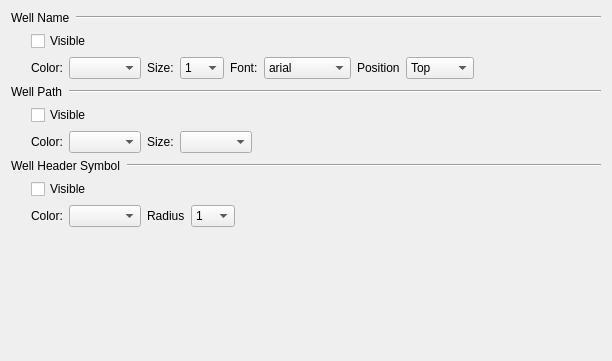
<?xml version="1.0" encoding="UTF-8"?>
<ui version="4.0">
 <class>CXPageWellVis3D</class>
 <widget class="QWidget" name="CXPageWellVis3D">
  <property name="geometry">
   <rect>
    <x>0</x>
    <y>0</y>
    <width>612</width>
    <height>361</height>
   </rect>
  </property>
  <property name="windowTitle">
   <string>Form</string>
  </property>
  <layout class="QGridLayout" name="gridLayout_5">
   <item row="7" column="0">
    <spacer name="verticalSpacer">
     <property name="orientation">
      <enum>Qt::Vertical</enum>
     </property>
     <property name="sizeHint" stdset="0">
      <size>
       <width>20</width>
       <height>40</height>
      </size>
     </property>
    </spacer>
   </item>
   <item row="6" column="0">
    <layout class="QGridLayout" name="gridLayout_4">
     <item row="2" column="3">
      <widget class="QLabel" name="m_WellSymbolSize">
       <property name="sizePolicy">
        <sizepolicy hsizetype="Fixed" vsizetype="Fixed">
         <horstretch>0</horstretch>
         <verstretch>0</verstretch>
        </sizepolicy>
       </property>
       <property name="text">
        <string>Radius</string>
       </property>
      </widget>
     </item>
     <item row="1" column="0">
      <spacer name="horizontalSpacer_7">
       <property name="orientation">
        <enum>Qt::Horizontal</enum>
       </property>
       <property name="sizeType">
        <enum>QSizePolicy::Fixed</enum>
       </property>
       <property name="sizeHint" stdset="0">
        <size>
         <width>20</width>
         <height>20</height>
        </size>
       </property>
      </spacer>
     </item>
     <item row="2" column="2">
      <widget class="CXButtonColorEdit" name="m_cbbSymbolColor">
       <property name="sizePolicy">
        <sizepolicy hsizetype="Preferred" vsizetype="Fixed">
         <horstretch>0</horstretch>
         <verstretch>0</verstretch>
        </sizepolicy>
       </property>
      </widget>
     </item>
     <item row="1" column="1" colspan="2">
      <widget class="QCheckBox" name="m_cbSymbolVisible">
       <property name="text">
        <string>Visible</string>
       </property>
      </widget>
     </item>
     <item row="2" column="5">
      <spacer name="horizontalSpacer">
       <property name="orientation">
        <enum>Qt::Horizontal</enum>
       </property>
       <property name="sizeHint" stdset="0">
        <size>
         <width>40</width>
         <height>20</height>
        </size>
       </property>
      </spacer>
     </item>
     <item row="2" column="1">
      <widget class="QLabel" name="m_WellSymbolColor">
       <property name="sizePolicy">
        <sizepolicy hsizetype="Fixed" vsizetype="Fixed">
         <horstretch>0</horstretch>
         <verstretch>0</verstretch>
        </sizepolicy>
       </property>
       <property name="text">
        <string>Color:</string>
       </property>
      </widget>
     </item>
     <item row="2" column="4">
      <widget class="QComboBox" name="m_cbbSymbolRadius">
       <property name="sizePolicy">
        <sizepolicy hsizetype="Preferred" vsizetype="Fixed">
         <horstretch>0</horstretch>
         <verstretch>0</verstretch>
        </sizepolicy>
       </property>
       <item>
        <property name="text">
         <string>1</string>
        </property>
       </item>
       <item>
        <property name="text">
         <string>2</string>
        </property>
       </item>
       <item>
        <property name="text">
         <string>3</string>
        </property>
       </item>
       <item>
        <property name="text">
         <string>4</string>
        </property>
       </item>
       <item>
        <property name="text">
         <string>5</string>
        </property>
       </item>
       <item>
        <property name="text">
         <string>6</string>
        </property>
       </item>
       <item>
        <property name="text">
         <string>7</string>
        </property>
       </item>
       <item>
        <property name="text">
         <string>8</string>
        </property>
       </item>
       <item>
        <property name="text">
         <string>9</string>
        </property>
       </item>
       <item>
        <property name="text">
         <string>10</string>
        </property>
       </item>
       <item>
        <property name="text">
         <string>13</string>
        </property>
       </item>
       <item>
        <property name="text">
         <string>15</string>
        </property>
       </item>
       <item>
        <property name="text">
         <string>20</string>
        </property>
       </item>
      </widget>
     </item>
    </layout>
   </item>
   <item row="5" column="0">
    <layout class="QHBoxLayout" name="horizontalLayout_6">
     <item>
      <widget class="QLabel" name="m_WellHead">
       <property name="sizePolicy">
        <sizepolicy hsizetype="Fixed" vsizetype="Fixed">
         <horstretch>0</horstretch>
         <verstretch>0</verstretch>
        </sizepolicy>
       </property>
       <property name="text">
        <string>Well Header Symbol</string>
       </property>
      </widget>
     </item>
     <item>
      <widget class="Line" name="line_3">
       <property name="sizePolicy">
        <sizepolicy hsizetype="Expanding" vsizetype="Fixed">
         <horstretch>0</horstretch>
         <verstretch>0</verstretch>
        </sizepolicy>
       </property>
       <property name="orientation">
        <enum>Qt::Horizontal</enum>
       </property>
      </widget>
     </item>
    </layout>
   </item>
   <item row="4" column="0">
    <layout class="QGridLayout" name="gridLayout">
     <item row="1" column="1">
      <widget class="QLabel" name="m_PathColor">
       <property name="sizePolicy">
        <sizepolicy hsizetype="Fixed" vsizetype="Fixed">
         <horstretch>0</horstretch>
         <verstretch>0</verstretch>
        </sizepolicy>
       </property>
       <property name="text">
        <string>Color:</string>
       </property>
      </widget>
     </item>
     <item row="1" column="3">
      <widget class="QLabel" name="m_PathSize">
       <property name="sizePolicy">
        <sizepolicy hsizetype="Fixed" vsizetype="Fixed">
         <horstretch>0</horstretch>
         <verstretch>0</verstretch>
        </sizepolicy>
       </property>
       <property name="text">
        <string>Size:</string>
       </property>
      </widget>
     </item>
     <item row="1" column="2">
      <widget class="CXButtonColorEdit" name="m_cbbPathColor"/>
     </item>
     <item row="1" column="4">
      <widget class="CXLineWidthListCombBox" name="m_cbbPathSize"/>
     </item>
     <item row="1" column="5">
      <spacer name="horizontalSpacer_2">
       <property name="orientation">
        <enum>Qt::Horizontal</enum>
       </property>
       <property name="sizeHint" stdset="0">
        <size>
         <width>40</width>
         <height>20</height>
        </size>
       </property>
      </spacer>
     </item>
     <item row="0" column="0">
      <spacer name="horizontalSpacer_4">
       <property name="orientation">
        <enum>Qt::Horizontal</enum>
       </property>
       <property name="sizeType">
        <enum>QSizePolicy::Fixed</enum>
       </property>
       <property name="sizeHint" stdset="0">
        <size>
         <width>20</width>
         <height>20</height>
        </size>
       </property>
      </spacer>
     </item>
     <item row="0" column="1" colspan="2">
      <widget class="QCheckBox" name="m_cbPathVisible">
       <property name="text">
        <string>Visible</string>
       </property>
      </widget>
     </item>
    </layout>
   </item>
   <item row="2" column="0">
    <layout class="QHBoxLayout" name="horizontalLayout_5">
     <item>
      <widget class="QLabel" name="m_WellPath">
       <property name="sizePolicy">
        <sizepolicy hsizetype="Fixed" vsizetype="Fixed">
         <horstretch>0</horstretch>
         <verstretch>0</verstretch>
        </sizepolicy>
       </property>
       <property name="text">
        <string>Well Path</string>
       </property>
      </widget>
     </item>
     <item>
      <widget class="Line" name="line_2">
       <property name="sizePolicy">
        <sizepolicy hsizetype="Expanding" vsizetype="Fixed">
         <horstretch>0</horstretch>
         <verstretch>0</verstretch>
        </sizepolicy>
       </property>
       <property name="orientation">
        <enum>Qt::Horizontal</enum>
       </property>
      </widget>
     </item>
    </layout>
   </item>
   <item row="0" column="0">
    <layout class="QHBoxLayout" name="horizontalLayout_4">
     <item>
      <widget class="QLabel" name="m_WellName">
       <property name="sizePolicy">
        <sizepolicy hsizetype="Fixed" vsizetype="Fixed">
         <horstretch>0</horstretch>
         <verstretch>0</verstretch>
        </sizepolicy>
       </property>
       <property name="text">
        <string>Well Name</string>
       </property>
      </widget>
     </item>
     <item>
      <widget class="Line" name="line">
       <property name="sizePolicy">
        <sizepolicy hsizetype="Expanding" vsizetype="Fixed">
         <horstretch>0</horstretch>
         <verstretch>0</verstretch>
        </sizepolicy>
       </property>
       <property name="orientation">
        <enum>Qt::Horizontal</enum>
       </property>
      </widget>
     </item>
    </layout>
   </item>
   <item row="1" column="0">
    <layout class="QGridLayout" name="gridLayout_name">
     <item row="1" column="2">
      <widget class="CXButtonColorEdit" name="m_cbbNameColor"/>
     </item>
     <item row="1" column="1">
      <widget class="QLabel" name="m_nameColor">
       <property name="sizePolicy">
        <sizepolicy hsizetype="Fixed" vsizetype="Fixed">
         <horstretch>0</horstretch>
         <verstretch>0</verstretch>
        </sizepolicy>
       </property>
       <property name="text">
        <string>Color:</string>
       </property>
      </widget>
     </item>
     <item row="1" column="9">
      <spacer name="horizontalSpacer_3">
       <property name="orientation">
        <enum>Qt::Horizontal</enum>
       </property>
       <property name="sizeHint" stdset="0">
        <size>
         <width>40</width>
         <height>20</height>
        </size>
       </property>
      </spacer>
     </item>
     <item row="1" column="6">
      <widget class="QComboBox" name="m_cbbNameFont">
       <item>
        <property name="text">
         <string>arial</string>
        </property>
       </item>
       <item>
        <property name="text">
         <string>dirtydoz</string>
        </property>
       </item>
       <item>
        <property name="text">
         <string>fudd</string>
        </property>
       </item>
       <item>
        <property name="text">
         <string>times</string>
        </property>
       </item>
       <item>
        <property name="text">
         <string>Vera</string>
        </property>
       </item>
       <item>
        <property name="text">
         <string>VeraMono</string>
        </property>
       </item>
      </widget>
     </item>
     <item row="1" column="5">
      <widget class="QLabel" name="m_nameFont">
       <property name="sizePolicy">
        <sizepolicy hsizetype="Fixed" vsizetype="Fixed">
         <horstretch>0</horstretch>
         <verstretch>0</verstretch>
        </sizepolicy>
       </property>
       <property name="text">
        <string>Font:</string>
       </property>
      </widget>
     </item>
     <item row="1" column="4">
      <widget class="QComboBox" name="m_cbbNameSize">
       <item>
        <property name="text">
         <string>1</string>
        </property>
       </item>
       <item>
        <property name="text">
         <string>2</string>
        </property>
       </item>
       <item>
        <property name="text">
         <string>3</string>
        </property>
       </item>
       <item>
        <property name="text">
         <string>4</string>
        </property>
       </item>
       <item>
        <property name="text">
         <string>5</string>
        </property>
       </item>
       <item>
        <property name="text">
         <string>6</string>
        </property>
       </item>
       <item>
        <property name="text">
         <string>7</string>
        </property>
       </item>
       <item>
        <property name="text">
         <string>8</string>
        </property>
       </item>
       <item>
        <property name="text">
         <string>9</string>
        </property>
       </item>
       <item>
        <property name="text">
         <string>10</string>
        </property>
       </item>
       <item>
        <property name="text">
         <string>13</string>
        </property>
       </item>
       <item>
        <property name="text">
         <string>15</string>
        </property>
       </item>
       <item>
        <property name="text">
         <string>20</string>
        </property>
       </item>
      </widget>
     </item>
     <item row="1" column="3">
      <widget class="QLabel" name="m_nameSize">
       <property name="sizePolicy">
        <sizepolicy hsizetype="Fixed" vsizetype="Fixed">
         <horstretch>0</horstretch>
         <verstretch>0</verstretch>
        </sizepolicy>
       </property>
       <property name="text">
        <string>Size:</string>
       </property>
      </widget>
     </item>
     <item row="0" column="1" colspan="2">
      <widget class="QCheckBox" name="m_cbNameVisible">
       <property name="text">
        <string>Visible</string>
       </property>
      </widget>
     </item>
     <item row="0" column="0">
      <spacer name="horizontalSpacer_5">
       <property name="orientation">
        <enum>Qt::Horizontal</enum>
       </property>
       <property name="sizeType">
        <enum>QSizePolicy::Fixed</enum>
       </property>
       <property name="sizeHint" stdset="0">
        <size>
         <width>20</width>
         <height>20</height>
        </size>
       </property>
      </spacer>
     </item>
     <item row="1" column="7">
      <widget class="QLabel" name="label">
       <property name="text">
        <string>Position</string>
       </property>
      </widget>
     </item>
     <item row="1" column="8">
      <widget class="QComboBox" name="m_cbbNamePosition">
       <item>
        <property name="text">
         <string>Top</string>
        </property>
       </item>
       <item>
        <property name="text">
         <string>Bottom</string>
        </property>
       </item>
      </widget>
     </item>
    </layout>
   </item>
  </layout>
 </widget>
 <customwidgets>
  <customwidget>
   <class>CXButtonColorEdit</class>
   <extends>QComboBox</extends>
   <header>xbuttoncoloredit.h</header>
  </customwidget>
  <customwidget>
   <class>CXLineWidthListCombBox</class>
   <extends>QComboBox</extends>
   <header>xlinecomponent.h</header>
  </customwidget>
 </customwidgets>
 <resources/>
 <connections/>
</ui>
